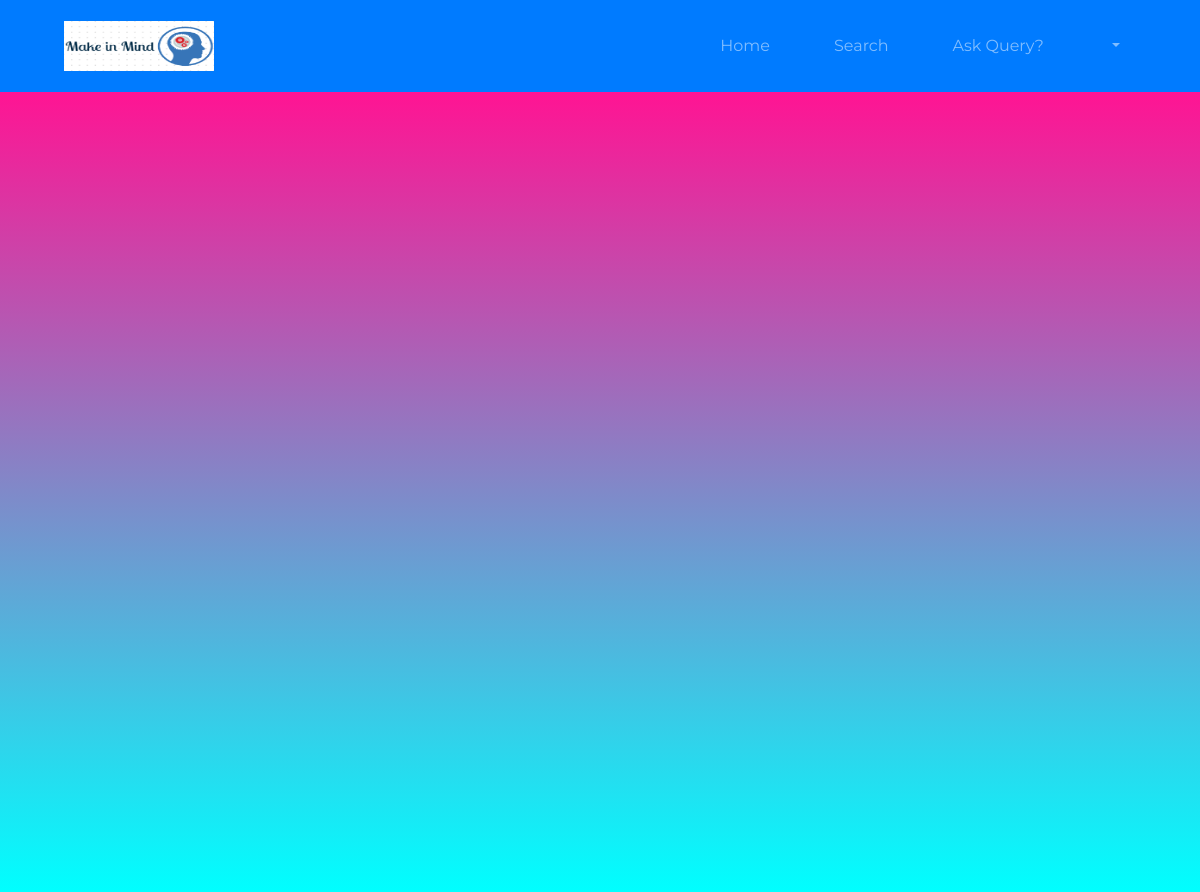
Before: /qadis.php with the older database file.
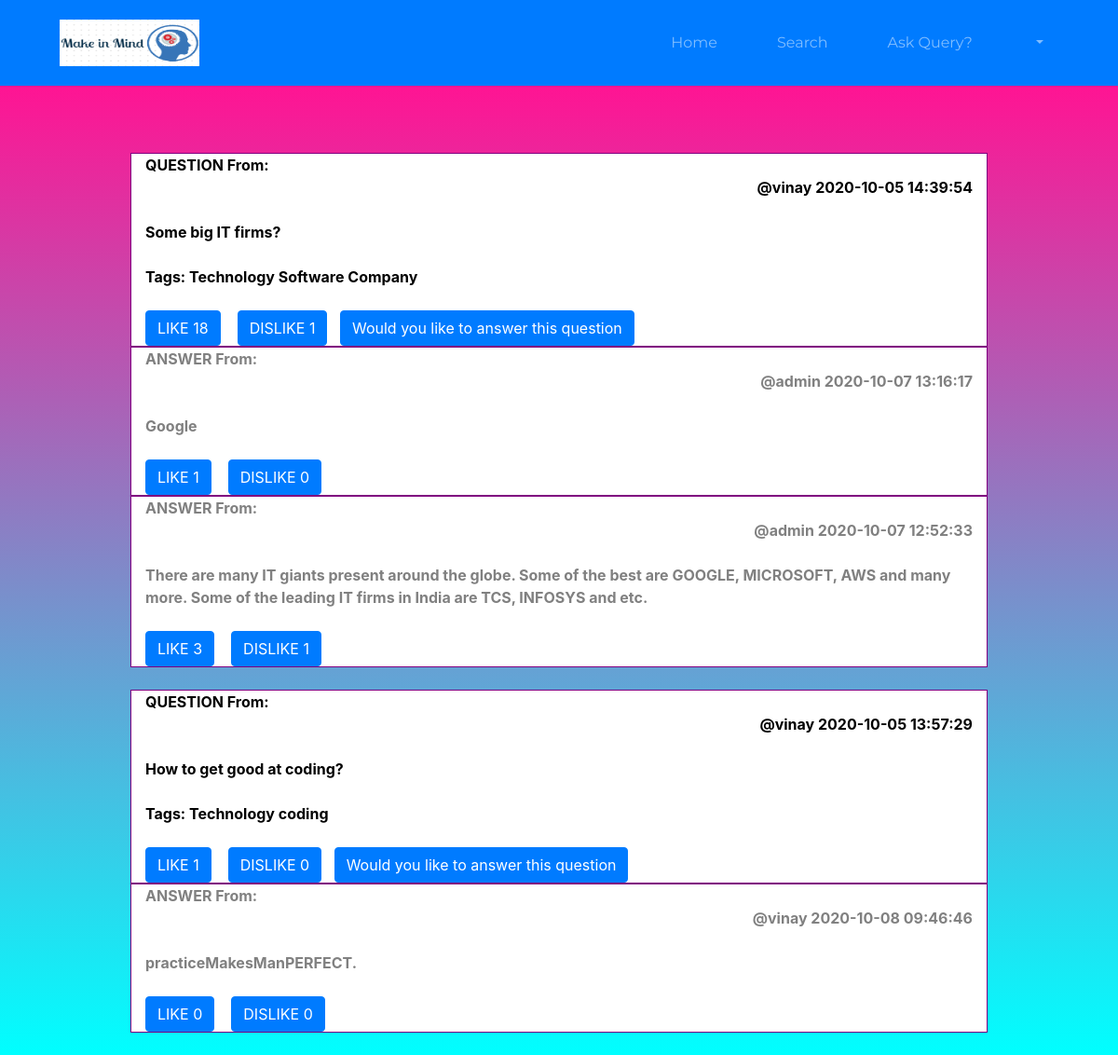
After: the same page with the newer database file.
### tables this page shows
CREATE TABLE `query` (
  `uname` varchar(10) NOT NULL,
  `uactid` int(10) NOT NULL,
  `actuname` varchar(10) NOT NULL,
  `actid` int(10) NOT NULL,
  `timestp` timestamp NOT NULL DEFAULT current_timestamp(),
  `llike` int(10) NOT NULL,
  `dlike` int(10) NOT NULL,
  `tag` text NOT NULL,
  `blk` text NOT NULL
);

### qadis.php (the view, shortened to what this page needs)
<!DOCTYPE html>
<?php
$conn=mysqli_connect("localhost","root","","ipproject") or die("connection not established with Database");
?>
<html>
<head>
	<link rel="stylesheet" type="text/css" href="qadis.css">
	<link rel="stylesheet" href="https://stackpath.bootstrapcdn.com/bootstrap/4.5.2/css/bootstrap.min.css">
	<link rel="stylesheet" href="https://cdnjs.cloudflare.com/ajax/libs/font-awesome/4.7.0/css/font-awesome.min.css">
</head>
<body>
	<div class="fluid-container">
	<header>
		<nav class="navbar navbar-expand-lg bg-primary navbar-dark py-3">
			  <a class="navbar-brand ml-5" href="#">
   				 <img src="MIM.png" width="150" height="50" class="d-inline-block align-top mr-5" alt="LOGO">
 			   </a>
			 <div class="collapse navbar-collapse" id="navbarSupportedContent">
			    <ul class="navbar-nav ml-auto mr-2">
			      <li class="nav-item mr-5">
			         <a class="nav-link" href="qadis.php">Home<span class="sr-only"></span></a>
			      </li>
			      <li class="nav-item mr-5">
			        <a class="nav-link" href="search.php">Search</a>
			      </li>
			      <li class="nav-item mr-5">
			        <a class="nav-link" href="newpost.php">Ask Query?</a>
			      </li>
			      <li class="nav-item dropdown mr-5">
			        <a class="nav-link dropdown-toggle" href="#" id="navbarDropdown" role="button" data-toggle="dropdown" aria-haspopup="true" aria-expanded="false">
			        </a>
			      </li>
			    </ul>
			  </div>
	    </nav>
	</header>
<div id="grad1">
	<form method="GET" action="">
	    <div class="container main-content fluid-right">
	    	<div class="row  form-wrapper">
	    		<div class="col-lg-10 col-sm-12 col-md-10 text-white form-container container">
	    			<div class="text-center text-uppercase form-header page-header">	    				<br><br>
	    			</div>
 --> 						<?php
      		$select="select * from query where actuname='' and actid='0' order by timestp desc;";
      		$run=mysqli_query($conn,$select);
      		while ($row=mysqli_fetch_assoc($run)){
      			$actuname=$row['uname'];
      			$actid=$row['uactid'];
      			?><br>
	    				<div class="container" >
	    					<div class="row">
		                      <div class="col-lg-12 Question a" style="color: black"><b>
								QUESTION From:<div style="text-align: right;"><?php echo ' @',$row['uname'],'  ',$row['timestp'],''; ?></div>
								<br>
			                       <?php echo $row['blk']; ?><br><br>
		                       	  Tags:	<?php echo $row['tag']; ?></b><br>
<br>
      <input type="button" name="btnlk" class="btn btn-primary" id="btnlk" uname="<?php echo $row['uname'].$row['uactid']; ?>" uactid="<?php echo $row['uactid']; ?>" value="LIKE<?php echo ' ',$row['llike']; ?>" onclick='like("<?php echo $row['uname']; ?>","<?php echo $row['uactid']; ?>")'>
      <input type="button" name="" class="btn btn-primary" id="btndlk" uname="<?php echo $row['uname']; ?>" uactid="<?php echo $row['uactid']; ?>" value="DISLIKE<?php echo ' ',$row['dlike']; ?>" onclick='dlike("<?php echo $row['uname']; ?>","<?php echo $row['uactid']; ?>")'>&nbsp;&nbsp;
	  <a href="QandA.php?edit=<?php echo $row['uname'];?>&edit1=<?php echo $row['uactid']; ?>" class="btn btn-primary">Would you like to answer this question</a>
                        </div> </div>
	    				</div>
	    				<?php
      		$select1="select * from query where actuname='$actuname' and actid='$actid' order by timestp desc;";
      		$run1=mysqli_query($conn,$select1);
      		if($run1){
      		while ($row1=mysqli_fetch_assoc($run1)){
      			?>
	    				<div class="container">
	    					<div class="row">
		                      <div class="col-lg-12 Answer a" style="color: grey"><b>
								ANSWER From:<div style="text-align: right;"><?php echo ' @',$row1['uname'],'  ',$row1['timestp'],''; ?></div>
								<br>
			                      <?php echo $row1['blk']; ?><br>
		                       	  <br></b>
	<input type="button" name="btnlk" class="btn btn-primary" id="btnlk" uname="<?php echo $row1['uname'].$row1['uactid']; ?>" uactid="<?php echo $row1['uactid']; ?>" value="LIKE<?php echo ' ',$row1['llike']; ?>" onclick='like("<?php echo $row1['uname']; ?>","<?php echo $row1['uactid']; ?>")'>
	<input type="button" name="" id="btndlk" class="btn btn-primary" uname="<?php echo $row1['uname']; ?>" uactid="<?php echo $row1['uactid']; ?>" value="DISLIKE<?php echo ' ',$row1['dlike']; ?>" onclick='dlike("<?php echo $row1['uname']; ?>","<?php echo $row1['uactid']; ?>")'>                        </div> </div>
  	    				</div>
  	    				<?php
	    		}}
	    			?>
  	    					<?php
	    		}
	    			?><br>
	    		</div>
	    	</div>
	    </div>
</form>
      </div>
	</div>
</body>
</html>

Changed rows visible on the page:
added query: uname "vinay", timestp "2020-10-05 14:39:54", blk "Some big IT firms?", tag "Technology Software Company", btnlk "LIKE 18", dlike "DISLIKE 1"
added query: uname "admin", timestp "2020-10-07 13:16:17", blk "Google", btnlk "LIKE 1", dlike "DISLIKE 0", shown under "vinay"
added query: uname "admin", timestp "2020-10-07 12:52:33", blk "There are many IT giants present around the globe. Some of the best are GOOGLE, MICROSOFT, AWS and many more. Some of the leading IT firms in India are TCS, INFOSYS and etc.", btnlk "LIKE 3", dlike "DISLIKE 1", shown under "vinay"
added query: uname "vinay", timestp "2020-10-05 13:57:29", blk "How to get good at coding?", tag "Technology coding", btnlk "LIKE 1", dlike "DISLIKE 0"
added query: uname "vinay", timestp "2020-10-08 09:46:46", blk "practiceMakesManPERFECT.", btnlk "LIKE 0", dlike "DISLIKE 0"
